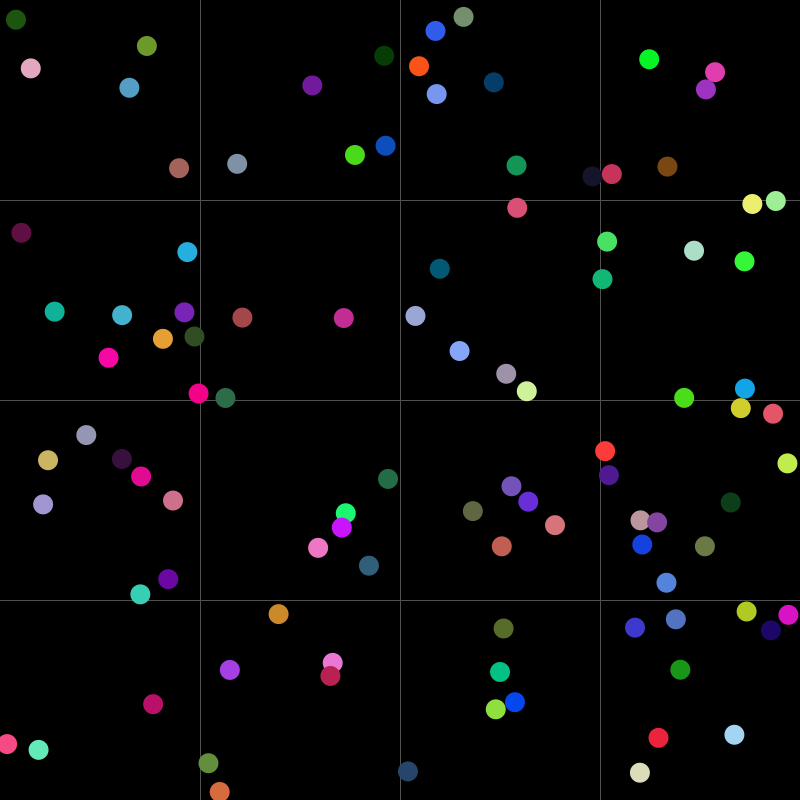
Frame 1 (no input)
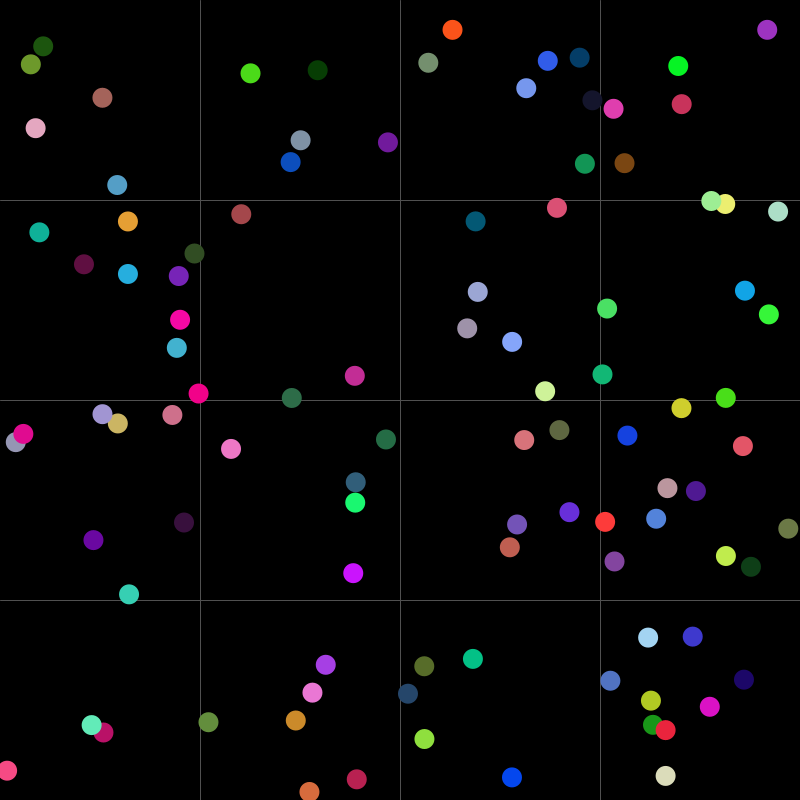
Frame 60 (the mouse pressed at the canvas centre just before this capture)
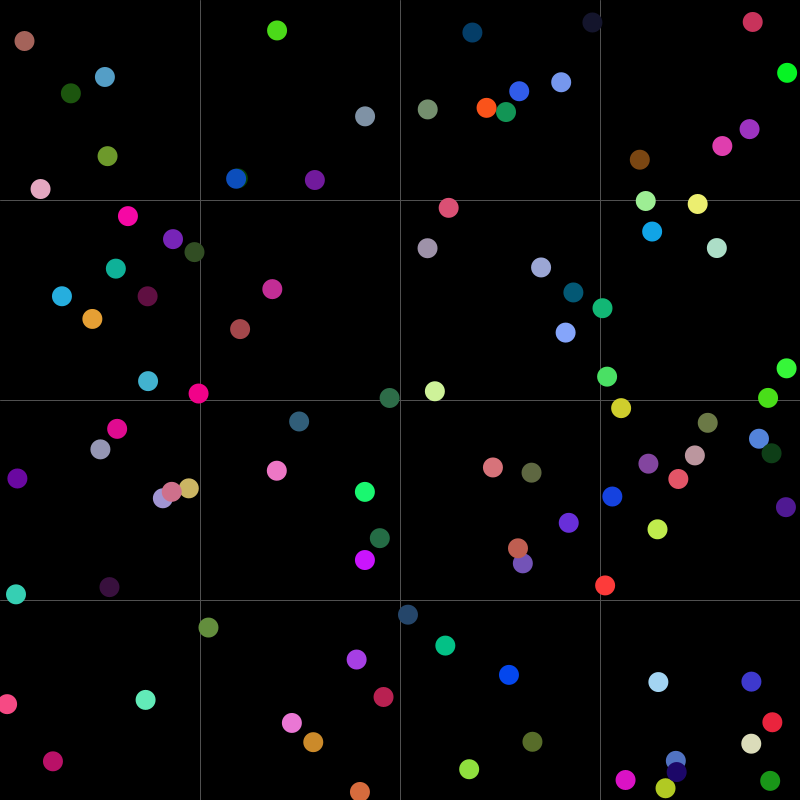
Frame 120 (the mouse held since frame 60 and released just before this capture)

The Processing sketch that drew these frames (run headless with seeded random() and noise(); from frame 60 on, the mouse is pressed at the canvas centre):

// Processing sketch: Remade
// ── Remade.pde
Ball[] b = new Ball[100];

void setup() {
  size(800, 800);
  
  for (int i = 0; i < b.length; i++) {
    b[i] = new Ball(random(0, width), random(0, height), random(-2, 2), random(-2, 2), color(random(0, 255), random(0, 255), random(0, 255)));
  }
}

void draw() {
  background(0);
  
  stroke(80);
  strokeWeight(1);
  for (int i = 1; i < 4; i++) {
    line(i*width/4, 0, i*width/4, height);
    line(0, i*height/4, width, i*height/4);
  }
  
  for (int i = 0; i < b.length; i++) {
    b[i].display();
    b[i].move();
  }
}

class Ball {
  float x, y, xs, ys;
  color c;
  public static final float r = 10;
  
  int sq;
  
  //static {
  //  r = 10;
  //}
  
  Ball(float x, float y, float xs, float ys, color c) {
    this.x = x;
    this.y = y;
    this.xs = xs;
    this.ys = ys;
    this.c = c;
    this.sq = (int) (x/(width/4))*4 + (int) (y/(height/4));
  }
  
  void display() {
    fill(c);
    noStroke();
    ellipse(x, y, r*2, r*2);
  }
  
  void move() {
    x+=xs;
    y+=ys;
    if (x+r > ((sq/4)+1)*width/4 || x-r < (sq/4)*width/4) { // bounce logic
      xs*=-1;
      x+=xs;
    }
    if (y+r > ((sq%4)+1)*height/4 || y-r < (sq%4)*height/4) {
      ys*=-1;
      y+=ys;
    }
  }
  
}
